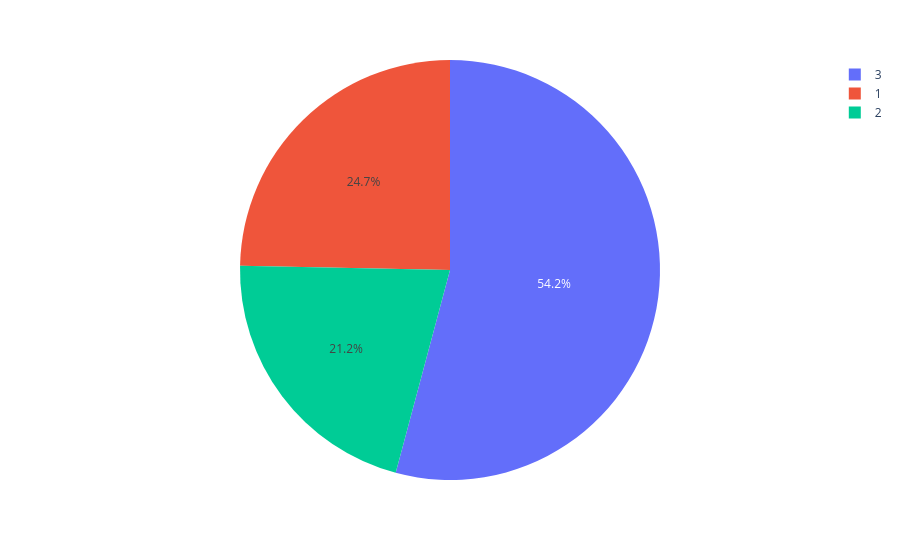

Notebook code for this chart:
### Code cell
px.pie(df, names=colonne)

### Figure 1 — Plotly figure (JSON) as saved in the notebook; plotly's stock layout.template omitted (floating-point values rounded to 4 significant figures; data arrays with more than 128 entries replaced by an {"elided": "..."} marker saying what was removed)
{"data": [{"domain": {"x": [0, 1], "y": [0, 1]}, "hovertemplate": "classe=%{label}<extra></extra>", "labels": {"elided": "1309 int values"}, "legendgroup": "", "name": "", "showlegend": true, "type": "pie"}], "layout": {"legend": {"tracegroupgap": 0}, "margin": {"t": 60}}}
